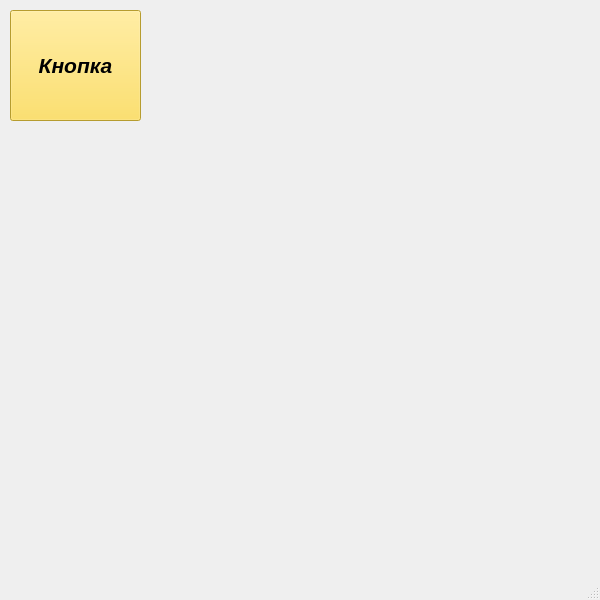
<?xml version="1.0" encoding="UTF-8"?>
<ui version="4.0">
 <class>MainWindow</class>
 <widget class="QMainWindow" name="MainWindow">
  <property name="geometry">
   <rect>
    <x>0</x>
    <y>0</y>
    <width>600</width>
    <height>600</height>
   </rect>
  </property>
  <property name="minimumSize">
   <size>
    <width>600</width>
    <height>600</height>
   </size>
  </property>
  <property name="maximumSize">
   <size>
    <width>600</width>
    <height>600</height>
   </size>
  </property>
  <property name="windowTitle">
   <string>MainWindow</string>
  </property>
  <widget class="QWidget" name="centralwidget">
   <widget class="QPushButton" name="btn">
    <property name="geometry">
     <rect>
      <x>10</x>
      <y>10</y>
      <width>131</width>
      <height>111</height>
     </rect>
    </property>
    <property name="font">
     <font>
      <pointsize>16</pointsize>
      <weight>75</weight>
      <italic>true</italic>
      <bold>true</bold>
      <underline>false</underline>
      <strikeout>false</strikeout>
      <kerning>true</kerning>
     </font>
    </property>
    <property name="styleSheet">
     <string notr="true">background-color: rgb(255, 218, 66);</string>
    </property>
    <property name="text">
     <string>Кнопка</string>
    </property>
   </widget>
  </widget>
  <widget class="QMenuBar" name="menubar">
   <property name="geometry">
    <rect>
     <x>0</x>
     <y>0</y>
     <width>600</width>
     <height>26</height>
    </rect>
   </property>
  </widget>
  <widget class="QStatusBar" name="statusbar"/>
 </widget>
 <resources/>
 <connections/>
</ui>
